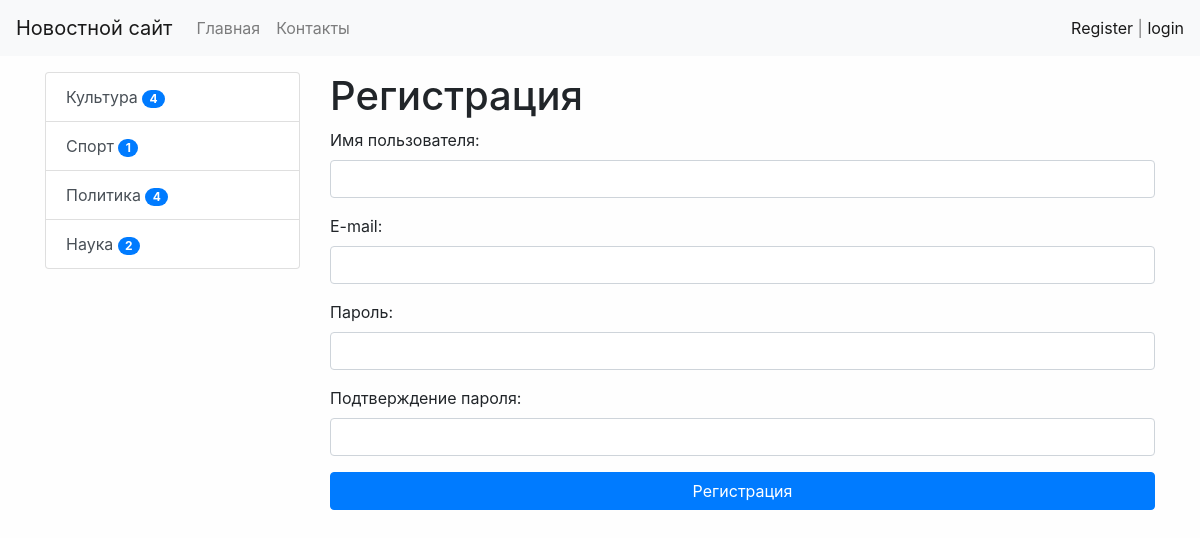
Screenshot of /register/ with the database file from the repository.
### news/models.py (models this page shows, shortened)
class Category(models.Model):
    title = models.CharField(max_length=150, db_index=True, verbose_name='Наименование категории')
    def get_absolute_url(self):
        return reverse('category', kwargs={'category_id': self.pk})
    class Meta:
        verbose_name = 'Категория'
        verbose_name_plural = 'Категории'
        ordering = ['title']

### news/views.py (the view)
# urls.py: path('register/', register, name='register'),
def register(request):
    if request.method == 'POST':
        form = UserRegisterForm(request.POST)
        if form.is_valid():
            user = form.save()
            login(request, user)
            messages.success(request, 'Вы успешно зарегистрировались')
            return redirect('home')
        else:
            messages.error(request, 'Ошибка регистрации')
    else:
        form = UserRegisterForm()
    return render(request, 'news/register.html', {'form': form})

### news/forms.py
class UserRegisterForm(UserCreationForm):
    username = forms.CharField(label='Имя пользователя', widget=forms.TextInput(attrs={'class': 'form-control'}))
    password1 = forms.CharField(label='Пароль', widget=forms.PasswordInput(attrs={'class': 'form-control'}))
    password2 = forms.CharField(label='Подтверждение пароля',
                                widget=forms.PasswordInput(attrs={'class': 'form-control'}))
    email = forms.EmailField(label='E-mail', widget=forms.EmailInput(attrs={'class': 'form-control'}))
    class Meta:
        model = User
        fields = ('username', 'email', 'password1', 'password2')
        widgets = {
            'username': forms.TextInput(attrs={'class': 'form-control'}),
            'email': forms.EmailInput(attrs={'class': 'form-control'}),
            'password1': forms.PasswordInput(attrs={'class': 'form-control'}),
            'password2': forms.PasswordInput(attrs={'class': 'form-control'}),
        }

### news/templatetags/news_tags.py (called while the page is built)
@register.inclusion_tag('news/list_categories.html')
def show_categories(arg1='Hello', arg2='world'):
    categories = Category.objects.annotate(cnt=Count('news', filter=F('news__is_published'))).filter(cnt__gt=0)
    return {'categories': categories, 'arg1': arg1, 'arg2': arg2}

### news/templates/news/register.html (shortened to what this page needs)
{% extends 'base.html' %}
{% block sidebar %}
{% include 'inc/_sidebar.html' %}
{% endblock %}
{% block content %}
<h1>Регистрация</h1>
<form method="post">
    {{ form.as_p }}
    <button type="submit" class="btn btn-primary btn-block">Регистрация</button>
</form>
{% endblock %}

### news/templates/news/list_categories.html
<div class="list-group">
    {% for item in categories %}
    <a href="{{ item.get_absolute_url }}" class="list-group-item list-group-item-action">{{ item.title }} <span
            class="badge badge-primary badge-pill">{{item.cnt}}</span></a>
    {% endfor %}
</div>

### mysite/static/css/style.css (style rules this page uses)
body { background-color: #fefefe; }

### rows the page displays
Category: title "Культура", cnt "4"
Category: title "Спорт", cnt "1"
Category: title "Политика", cnt "4"
Category: title "Наука", cnt "2"
